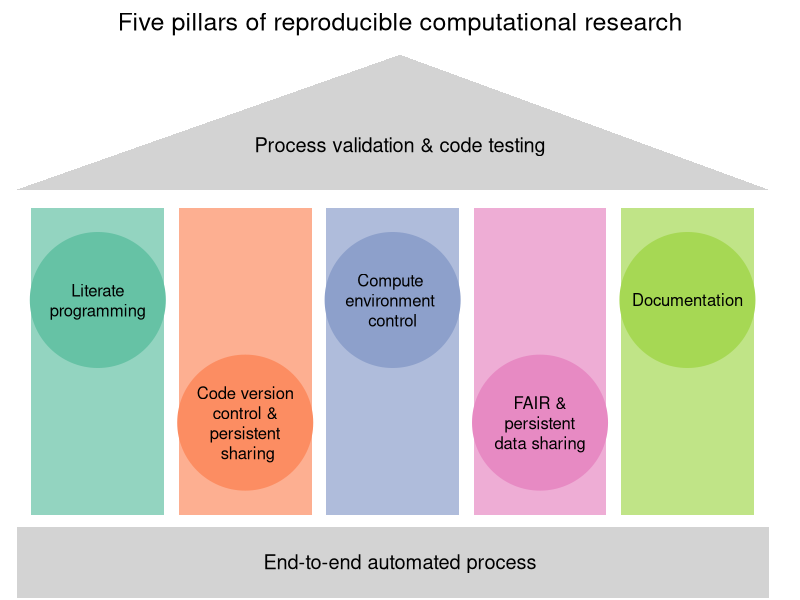
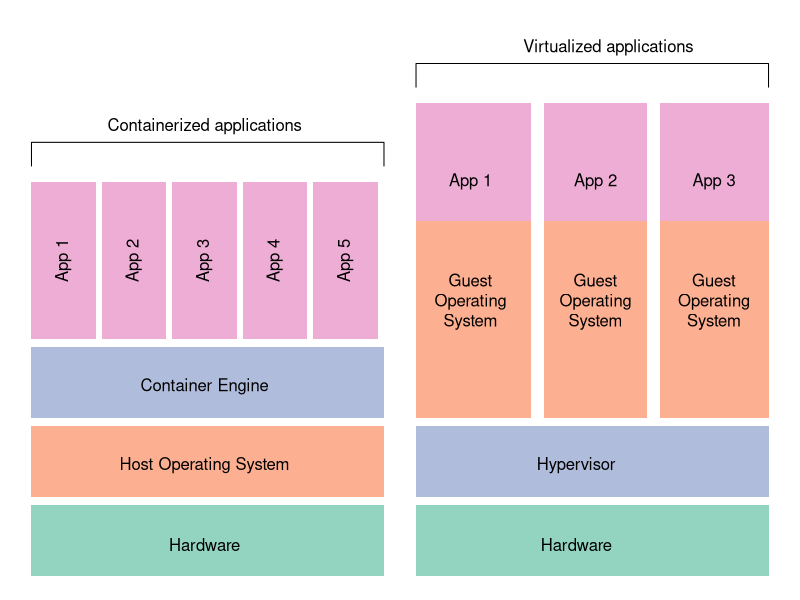

Here is the R script that generated these plots, in order:
## ---- chunk 1

par(mar = c(0.1,0.1,0.1,0.1))

library("RColorBrewer")
cols <- brewer.pal(5, "Set2")
cols2 <- adjustcolor( cols, alpha.f = 0.7)
plot(0,type='n',axes=FALSE,ann=FALSE, xlim=c(0, 10), ylim=c(0, 9))
polygon(c(0,1.8,1.8,0),c(1,1,6,6), col=cols2[1], border = NA)
polygon(c(2,3.8,3.8,2),c(1,1,6,6), col=cols2[2], border = NA)
polygon(c(4,5.8,5.8,4),c(1,1,6,6), col=cols2[3], border = NA)
polygon(c(6,7.8,7.8,6),c(1,1,6,6), col=cols2[4], border = NA)
polygon(c(8,9.8,9.8,8),c(1,1,6,6), col=cols2[5], border = NA)
polygon(c(-0.2,10,10,-0.2),c(-0.4,-0.4,0.8,0.8),col="lightgray", border = NA)
polygon(c(-0.2,5,10),c(6.3,8.5,6.3),col="lightgray", border = NA)
points( c(0.9,2.9,4.9,6.9,8.9) , c(4.5,2.5,4.5,2.5,4.5), pch=19,cex=18,col=cols )
text(5,9,lab="Five pillars of reproducible computational research", cex=1.5)


labs <- c("Literate\nprogramming",
  "Code version\ncontrol &\npersistent\n sharing",
  "Compute \nenvironment \ncontrol",
  "FAIR &\npersistent\ndata sharing",
  "Documentation")

text( c(0.9,2.9,4.9,6.9,8.9) , c(4.5,2.5,4.5,2.5,4.5) , lab=labs)
text( 5 , 0.2 , lab="End-to-end automated process",cex=1.2)
text(5,7,lab="Process validation & code testing",cex=1.2)

## ---- chunk 2

library("RColorBrewer")
par(mar = c(0.1,0.1,0.1,0.1))
cols <- brewer.pal(5, "Set2")
cols2 <- adjustcolor( cols, alpha.f = 0.7)
plot(0,type='n',axes=FALSE,ann=FALSE, xlim=c(0, 11.5), ylim=c(0, 7))

polygon(c(0,5.5,5.5,0),c(0,0,0.9,0.9), col=cols2[1], border = NA)
polygon(c(0,5.5,5.5,0),c(1,1,1.9,1.9), col=cols2[2], border = NA)
polygon(c(0,5.5,5.5,0),c(2,2,2.9,2.9), col=cols2[3], border = NA)

polygon(c(0,1,1,0),c(3,3,5,5), col=cols2[4], border = NA)
polygon(c(1.1,2.1,2.1,1.1),c(3,3,5,5), col=cols2[4], border = NA)
polygon(c(2.2,3.2,3.2,2.2),c(3,3,5,5), col=cols2[4], border = NA)
polygon(c(3.3,4.3,4.3,3.3),c(3,3,5,5), col=cols2[4], border = NA)
polygon(c(4.4,5.4,5.4,4.4),c(3,3,5,5), col=cols2[4], border = NA)

labs1 <- c("Hardware","Host Operating System","Container Engine")
text(c(2.7,2.7,2.7),c(0.4,1.4,2.4),labels=labs1)

labs2 <- c("App 1","App 2","App 3","App 4","App 5")
text(c(0.5,1.6,2.7,3.8,4.9) ,c(4,4,4,4,4), labels=labs2,srt=90)

lines(c(0,0,5.5,5.5),c(5.2,5.5,5.5,5.2)  )
text(2.7,5.7,labels="Containerized applications")

polygon(c(6,11.5,11.5,6),c(0,0,0.9,0.9), col=cols2[1], border = NA)
polygon(c(6,11.5,11.5,6),c(1,1,1.9,1.9), col=cols2[3], border = NA)

labs3 <- c("Hardware","Hypervisor")
text(c(8.5,8.5),c(0.4,1.4),labels=labs3)

polygon(c(6,7.8,7.8,6),c(2,2,4.5,4.5), col=cols2[2], border = NA)
polygon(c(8,9.6,9.6,8),c(2,2,4.5,4.5), col=cols2[2], border = NA)
polygon(c(9.8,11.5,11.5,9.8),c(2,2,4.5,4.5), col=cols2[2], border = NA)

text(c(6.85,8.8,10.65),c(3.5,3.5,3.5),labels="Guest\nOperating\nSystem")

polygon(c(6,7.8,7.8,6),c(4.5,4.5,6,6), col=cols2[4], border = NA)
polygon(c(8,9.6,9.6,8),c(4.5,4.5,6,6), col=cols2[4], border = NA)
polygon(c(9.8,11.5,11.5,9.8),c(4.5,4.5,6,6), col=cols2[4], border = NA)

text(c(6.85,8.8,10.65),c(5,5,5),labels=labs2[1:3])

lines(c(6,6,11.5,11.5),c(6.2,6.5,6.5,6.2)  )
text(9,6.7,labels="Virtualized applications")
